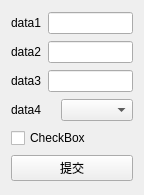
<?xml version="1.0" encoding="UTF-8"?>
<ui version="4.0">
 <class>MainWindow</class>
 <widget class="QMainWindow" name="MainWindow">
  <property name="geometry">
   <rect>
    <x>0</x>
    <y>0</y>
    <width>144</width>
    <height>195</height>
   </rect>
  </property>
  <property name="windowTitle">
   <string>MainWindow</string>
  </property>
  <widget class="QWidget" name="centralWidget">
   <layout class="QVBoxLayout" name="verticalLayout">
    <item>
     <layout class="QHBoxLayout" name="horizontalLayout">
      <item>
       <widget class="QLabel" name="label">
        <property name="text">
         <string>data1</string>
        </property>
       </widget>
      </item>
      <item>
       <widget class="QLineEdit" name="lineEdit_data1"/>
      </item>
     </layout>
    </item>
    <item>
     <layout class="QHBoxLayout" name="horizontalLayout_2">
      <item>
       <widget class="QLabel" name="label_2">
        <property name="text">
         <string>data2</string>
        </property>
       </widget>
      </item>
      <item>
       <widget class="QLineEdit" name="lineEdit_data2"/>
      </item>
     </layout>
    </item>
    <item>
     <layout class="QHBoxLayout" name="horizontalLayout_3">
      <item>
       <widget class="QLabel" name="label_3">
        <property name="text">
         <string>data3</string>
        </property>
       </widget>
      </item>
      <item>
       <widget class="QLineEdit" name="lineEdit_data3"/>
      </item>
     </layout>
    </item>
    <item>
     <layout class="QHBoxLayout" name="horizontalLayout_4">
      <item>
       <widget class="QLabel" name="label_4">
        <property name="text">
         <string>data4</string>
        </property>
       </widget>
      </item>
      <item>
       <widget class="QComboBox" name="comboBox_data4"/>
      </item>
     </layout>
    </item>
    <item>
     <widget class="QCheckBox" name="checkBox_data5">
      <property name="text">
       <string>CheckBox</string>
      </property>
     </widget>
    </item>
    <item>
     <widget class="QPushButton" name="pushButton">
      <property name="text">
       <string>提交</string>
      </property>
     </widget>
    </item>
   </layout>
  </widget>
 </widget>
 <layoutdefault spacing="6" margin="11"/>
 <resources/>
 <connections/>
</ui>
